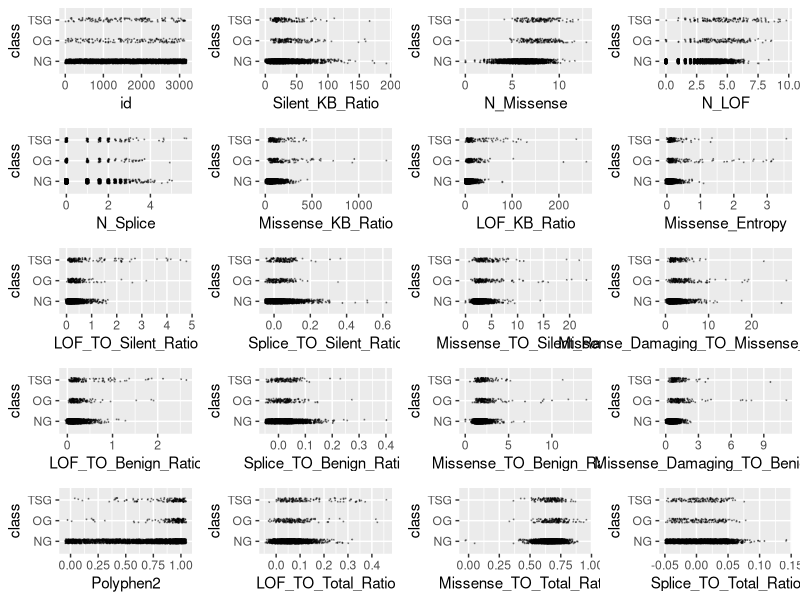
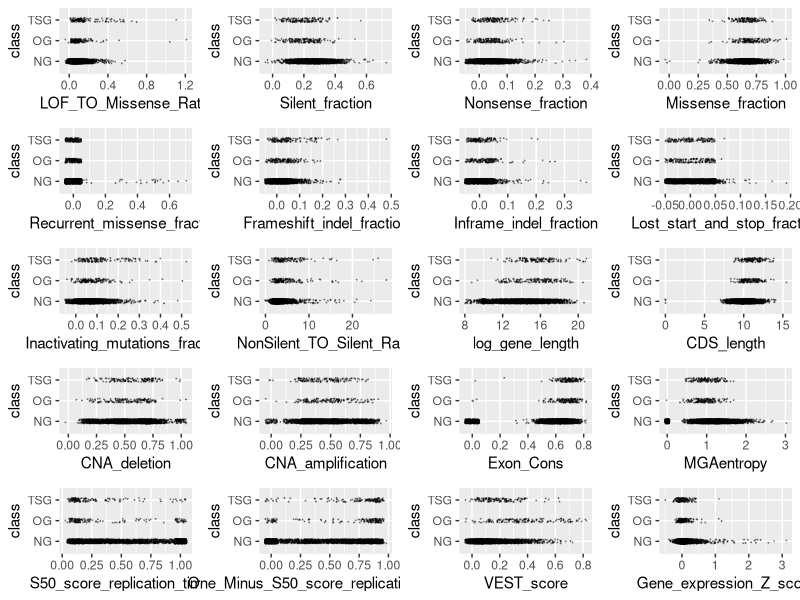
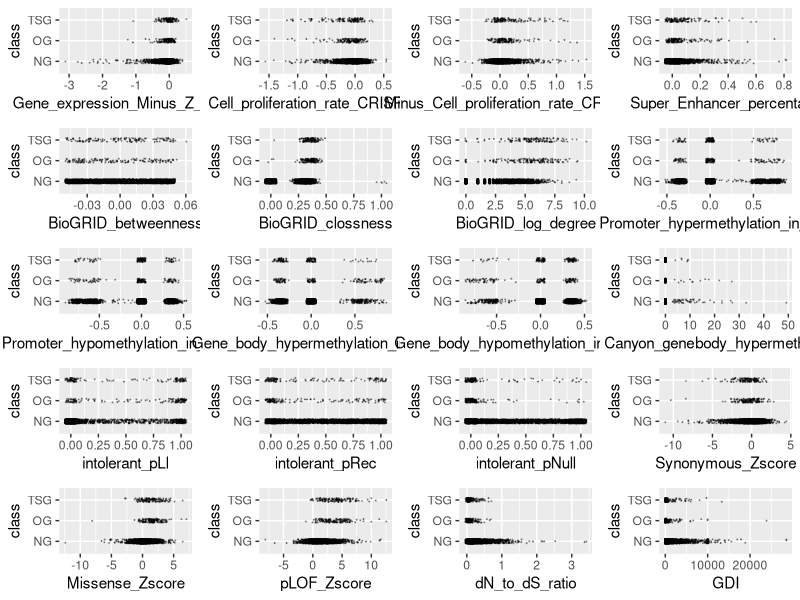
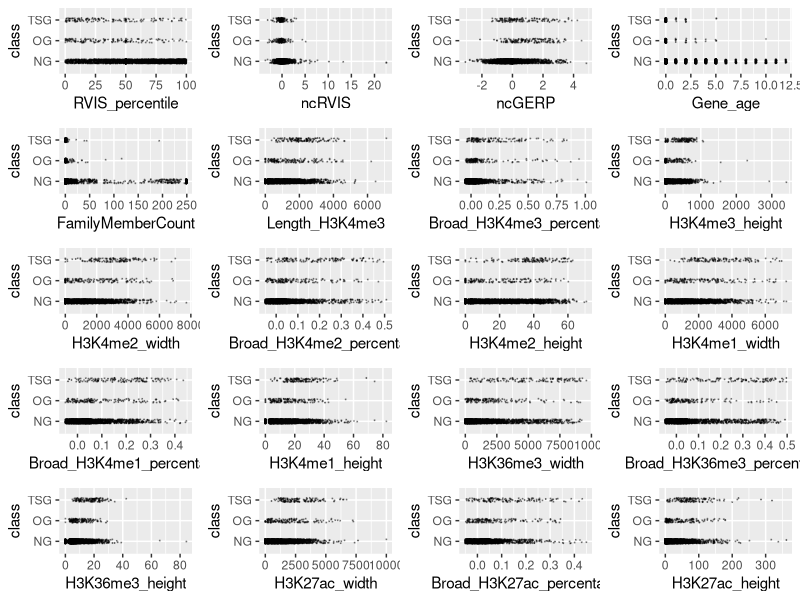
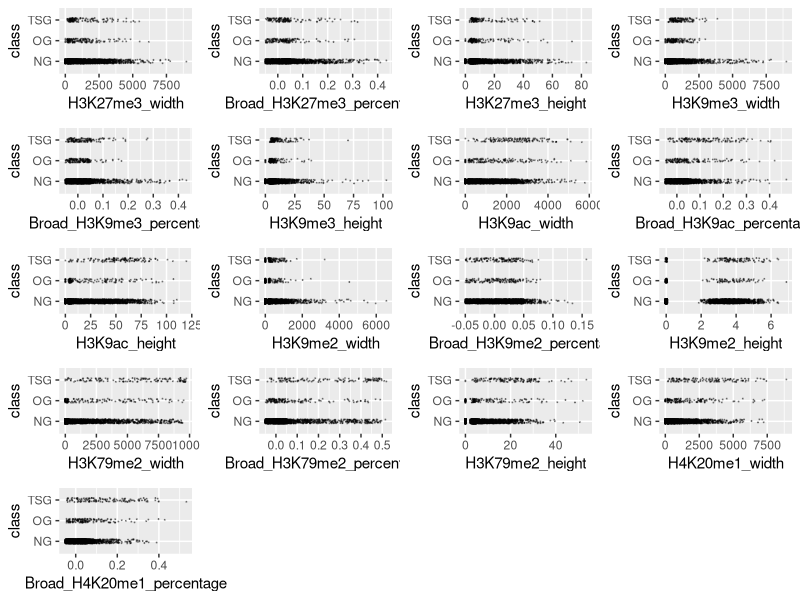
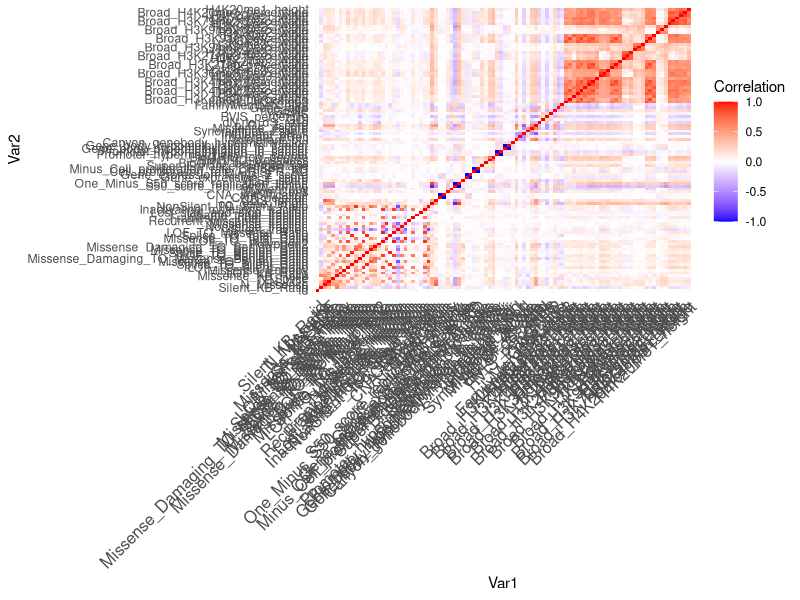
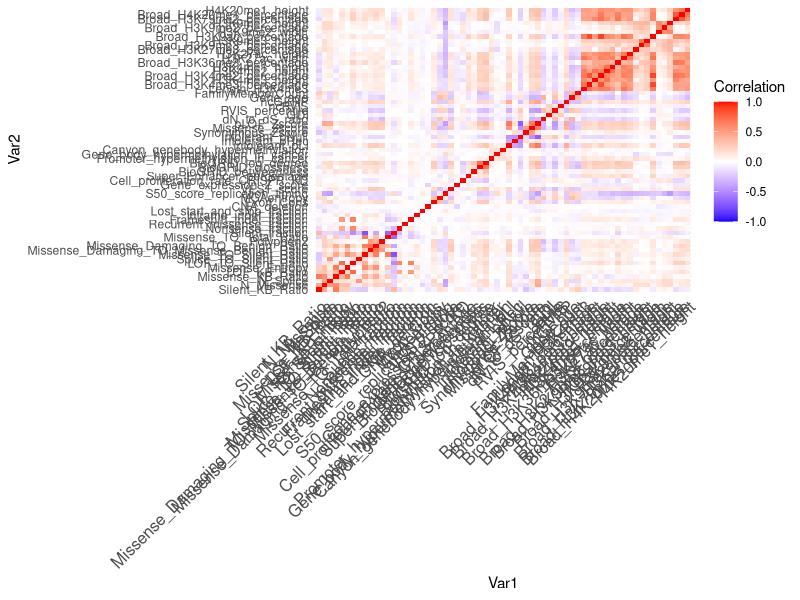
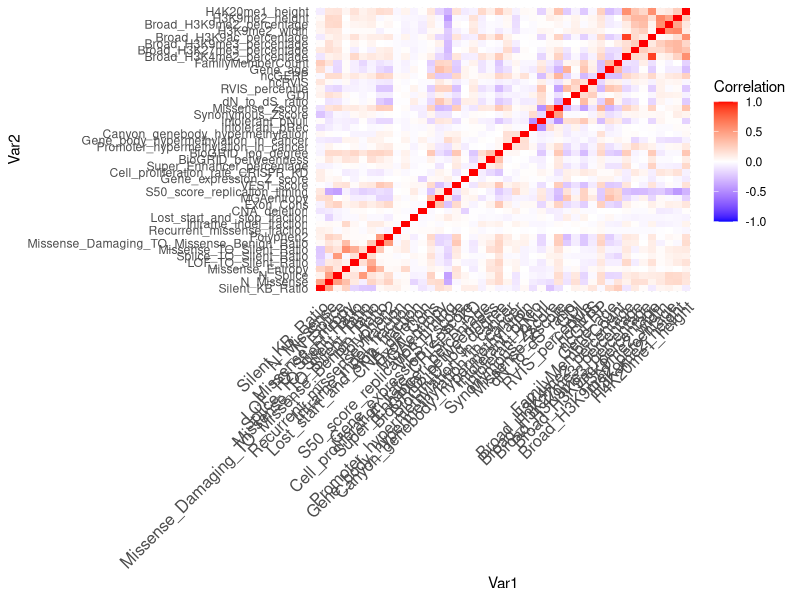

Generate these figures, in order, with R:
## ---- chunk 1
knitr::opts_chunk$set(echo = TRUE, comment = NA)
## ---- chunk 2
training <- read.csv("training.csv", stringsAsFactors = TRUE)
training$class <- factor(training$class)
levels(training$class) <- c("NG", "OG", "TSG")
# Create an outlier function
outlier <- function(data) {
  low <- mean(data) - 3 * sd(data)
  high <- mean(data) + 3 * sd(data)
  which(data < low | data > high)
}
# library(ggplot2)
# scatter <- function(var) {
#   ggplot(training, aes_string(var, "class")) +
#     geom_jitter(width = 0.05, height = 0.1, size = 0.1,
#                 colour = rgb(0, 0, 0, alpha = 1 / 3))
# }
# scat_plot <- lapply(names(training)[-99], scatter)
# library(gridExtra)
# grid.arrange(grobs = scat_plot[1:20], ncol = 4)
# grid.arrange(grobs = scat_plot[21:40], ncol = 4)
# grid.arrange(grobs = scat_plot[41:60], ncol = 4)
# grid.arrange(grobs = scat_plot[61:80], ncol = 4)
# grid.arrange(grobs = scat_plot[81:98], ncol = 4)
outliers <- table(unlist(lapply(training[,-99], outlier)))
outlier_index <- sort(outliers, decreasing = TRUE)
# Remove 50 most common outliers (i.e. outliers across multiple predictors)
training <- training[-as.numeric(names(outlier_index)[1:50]),]

# The below variables had outstanding outliers which we chose to remove
sort(training$Missense_TO_Silent_Ratio, decreasing = TRUE)[1:10]
training <- training[-which(training$Missense_TO_Silent_Ratio > 100), ]
sort(training$Missense_KB_Ratio, decreasing = TRUE)[1:10]
training <- training[-which(training$Missense_KB_Ratio > 2000), ]
sort(training$LOF_TO_Silent_Ratio, decreasing = TRUE)[1:10]
training <- training[-which(training$LOF_TO_Silent_Ratio > 5), ]
sort(training$Gene_expression_Z_score, decreasing = TRUE)[1:10]
training <- training[-which(training$Gene_expression_Z_score > 4), ]
sort(training$dN_to_dS_ratio, decreasing = TRUE)[1:10]
training <- training[-which(training$dN_to_dS_ratio > 5),]
sort(training$Silent_KB_Ratio, decreasing = TRUE)[1:10]
training <- training[-which(training$Silent_KB_Ratio > 200), ]
sort(training$Lost_start_and_stop_fraction, decreasing = TRUE)[1:10]
training <- training[-which(training$Lost_start_and_stop_fraction > 0.2),]
sort(training$Synonymous_Zscore, decreasing = FALSE)[1:10]
training <- training[-which(training$Synonymous_Zscore < -15), ]
numeric_training <- training[,-99]

# Lots of zeroes for some observations, so removed those observations with quite a few zeroes across predictor variables
n_zeroes <- rep(NA, nrow(numeric_training))

for(i in seq_len(nrow(numeric_training))){
  row_i_zeroes <- 0
  for(j in seq_len(ncol(numeric_training))){
    if(round(numeric_training[i,j], digits = 5) == 0){
      row_i_zeroes <- row_i_zeroes + 1
    }
  }
  n_zeroes[i] <- row_i_zeroes
}
training <- training[n_zeroes <= ncol(training) / 2, ]
## ---- chunk 3
library(ggplot2)
scatter <- function(var) {
  ggplot(training, aes_string(var, "class")) +
    geom_jitter(width = 0.05, height = 0.1, size = 0.1,
                colour = rgb(0, 0, 0, alpha = 1 / 3))
}
scat_plot <- lapply(names(training)[-98], scatter)
library(gridExtra)
grid.arrange(grobs = scat_plot[1:20], ncol = 4)
grid.arrange(grobs = scat_plot[21:40], ncol = 4)
grid.arrange(grobs = scat_plot[41:60], ncol = 4)
grid.arrange(grobs = scat_plot[61:80], ncol = 4)
grid.arrange(grobs = scat_plot[81:97], ncol = 4)
## ---- chunk 4
library(dplyr)
#function to calculate wca
score <- function (conf_mat) {
  print(sum(diag(conf_mat) * c(1, 20, 20)))
  print(sum(diag(conf_mat) * c(1, 20, 20)) / sum(apply(conf_mat, 2, sum) * c(1, 20, 20)))
}

# Set new threshold to account for unbalanced data
classify <- function(probs, k) {
  if (any(probs[2:3] > k)) {
    subset <- probs[2:3]
    output <- which(subset == max(subset))
    if (length(output) > 1) {
        output <- sample(1:2, 1)
    }
  } else {
    output <- 0
  }
  output
}
## ---- chunk 5
library(dplyr)
library(caret)
set.seed(12)
# sig <- logical(97)
# names(sig) <- names(training)[-98]
# k <- 1
# diffs <- logical(97)
# for (var in names(training)[-98]) {
#   model <- aov(training[[var]] ~ factor(training$class))
#   sig[k] <- summary(model)[[1]][1, 5]
#   diffs[k] <- all(TukeyHSD(model)$`factor(training$class)`[, 4] < 0.05 / 97)
#   k <- k + 1
# }
# sort(sig[diffs])
# score <- function (conf_mat) {
#   sum(diag(conf_mat) * c(1, 20, 20)) / sum(apply(conf_mat, 2, sum) * c(1, 20, 20))
# }
# 
# sig_terms <- names(sort(sig[diffs]))
# combo_terms <- table(c(terms, sig_terms)) == 2
# final_terms <- names(combo_terms[combo_terms])
# term_mat <- cor(training %>% select(all_of(final_terms)))
# ind_terms <- final_terms[-c(1, 3, 4, 5, 10, 11, 13, 14, 15, 17)]
vars <- training
cor_mtx <- round(cor(vars[, names(vars) != "class"]), 2)
library(reshape2)
melted_cor_mtx <- melt(cor_mtx)
cor_heatmap <- ggplot(data = melted_cor_mtx, aes(x = Var1, y = Var2, fill = value)) + geom_tile()
cor_heatmap <- cor_heatmap +
  scale_fill_gradient2(low = "blue", high = "red", mid = "white",
                       midpoint = 0, limit = c(-1, 1), space = "Lab", name="Correlation") + 
  theme_minimal() +
  theme(axis.text.x = element_text(angle = 45, vjust = 1, size = 12, hjust = 1))
cor_heatmap

which(abs(cor_mtx) > 0.75, arr.ind = TRUE)
# Eliminate all but one of a set of variables highly correlated with one another
correlated <- c("id", "N_LOF", "CDS_length", "LOF_TO_Benign_Ratio",
                "LOF_TO_Total_Ratio", "LOF_TO_Missense_Ratio",
                "Inactivating_mutations_fraction", "Splice_TO_Benign_Ratio",
                "Splice_TO_Total_Ratio", "Missense_TO_Benign_Ratio",
                "NonSilent_TO_Silent_Ratio", "Missense_fraction",
                "One_Minus_S50_score_replication_timing", "CNA_amplification",
                "Gene_expression_Minus_Z_score", "log_gene_length",
                "Minus_Cell_proliferation_rate_CRISPR_KD",
                "Promoter_hypomethylation_in_cancer",
                "Gene_body_hypomethylation_in_cancer",
                "H3K4me2_width", "H3K9ac_width", "H3K9ac_height",
                "Broad_H3K4me1_percentage",
                "Broad_H3K27ac_percentage", "H3K4me1_width",
                "H3K36me3_width", "H3K36me3_height",
                "H3K27me3_width", "H3K27me3_height", "H3K9me3_width",
                "H3K79me2_width", "H3K79me2_height", "H4K20me1_width")
vars <- vars[, !(names(training) %in% correlated)]
cor_mtx <- round(cor(vars[, names(vars) != "class"]), 2)
melted_cor_mtx <- melt(cor_mtx)
cor_heatmap <- ggplot(data = melted_cor_mtx, aes(x = Var1, y = Var2, fill = value)) + geom_tile()
cor_heatmap <- cor_heatmap +
  scale_fill_gradient2(low = "blue", high = "red", mid = "white",
                       midpoint = 0, limit = c(-1, 1), space = "Lab", name="Correlation") + 
  theme_minimal() +
  theme(axis.text.x = element_text(angle = 45, vjust = 1, size = 12, hjust = 1))
cor_heatmap


which(abs(cor_mtx) > 0.6, arr.ind = TRUE)
# Eliminate all but one of a set of variables highly correlated with one another
second_correlated <- c("Missense_KB_Ratio", "LOF_KB_Ratio", "Nonsense_fraction",
                       "Frameshift_indel_fraction",
                       "Missense_Damaging_TO_Benign_Ratio",
                       "Missense_TO_Total_Ratio", "Silent_fraction",
                       "BioGRID_clossness", "pLOF_Zscore",
                       "Length_H3K4me3", "Broad_H3K4me3_percentage","H3K4me2_height",
                       "H3K4me3_height", "H3K27ac_width", "H3K27ac_height",
                       "H3K4me1_height", "H3K9me3_height",
                       "Broad_H3K79me2_percentage", "intolerant_pLI",
                       "Broad_H4K20me1_percentage", "Broad_H3K36me3_percentage")

vars <- vars[, !(names(vars) %in% second_correlated)]

cor_mtx <- round(cor(vars[, names(vars) != "class"]), 2)
library(reshape2)
melted_cor_mtx <- melt(cor_mtx)
cor_heatmap <- ggplot(data = melted_cor_mtx, aes(x = Var1, y = Var2, fill = value)) + geom_tile()
cor_heatmap <- cor_heatmap +
  scale_fill_gradient2(low = "blue", high = "red", mid = "white",
                       midpoint = 0, limit = c(-1, 1), space = "Lab", name="Correlation") + 
  theme_minimal() +
  theme(axis.text.x = element_text(angle = 45, vjust = 1, size = 12, hjust = 1))
cor_heatmap
set.seed(12)
mn <- nnet::multinom(class ~ ., data = vars, model = TRUE)
tidymn <- broom::tidy(mn) %>% arrange(p.value)
tidymn <- tidymn %>% filter(p.value < 0.05 / nrow(tidymn))
terms <- unique(tidymn$term)[-1]
terms
cor_mtx <- round(cor(vars[, names(vars) != "class"]), 2)
library(reshape2)
melted_cor_mtx <- melt(cor_mtx)
cor_heatmap <- ggplot(data = melted_cor_mtx, aes(x = Var1, y = Var2, fill = value)) + geom_tile()
cor_heatmap <- cor_heatmap +
  scale_fill_gradient2(low = "blue", high = "red", mid = "white",
                       midpoint = 0, limit = c(-1, 1), space = "Lab", name="Correlation") + 
  theme_minimal() +
  theme(axis.text.x = element_text(angle = 45, vjust = 1, size = 12, hjust = 1))
cor_heatmap
## ---- chunk 6
vars <- training %>% select(all_of(terms), class)
set.seed(217)
thresh_list <- list()
length(thresh_list) <- 10
j <- 1
# for() loop to validate post cross-validation with WCA and varying thresholds
for (rand in ceiling(runif(10, min = 1, max = 10000000))) {
  set.seed(rand)
  vars_split <- createDataPartition(vars$class, p = 0.8, list = FALSE)
  vars_train <- vars[vars_split, ]
  vars_test <- vars[-vars_split, ]
  
  train_cont <- trainControl(method = "cv", number = 5, classProbs = TRUE, savePredictions = TRUE)
  lda_ft <- train(class ~ ., data = vars_train, method = "lda", preProc = c("center", "scale"),
                  trControl = train_cont)
  preds <- predict(lda_ft, newdata = vars_test, type = "prob")
  scores <- numeric(100)
  for (i in seq(from = 0.001, to = 0.1, by = 0.001)) {
    lda_mod <- table("pred"=apply(preds, 1, classify, k = i), "obs" = vars_test$class)
    lda_mod
    scores[i*1000] <- score(lda_mod)
  }
  thresh_list[[j]] <- scores
  j <- j + 1
}

# Plot WCA as a function of threshold for various seeds to see best threshold
thresh_vals <- c(0.001, 0.0025, 0.005, 0.01, 0.025, 0.05, 0.1)
plot(thresh_list[[1]] ~ seq(from = 0.001, to = 0.1, by = 0.001),
     type = "l", ylim = c(0.6, 0.9), col = rgb(0, 0, 0, alpha = 0.5),
     xaxt = "n", ylab = "WCA Percentage",
     xlab = "Threshold for Choosing Between (0) and (1 and 2)")
for (i in 2:10) {
  red <- 0
  green <- 0
  blue <- 0
  if (i %% 4 == 1) {red <- 0.5}
  if (i %% 4 == 2) {green <- 0.5}
  if (i %% 4 == 3) {blue <- 0.5}
  lines(seq(from = 0.001, to = 0.1, by = 0.001), thresh_list[[i]],
        col = rgb(red, green, blue, alpha = 0.5))
  
}
abline(v = thresh_vals, col = rgb(0, 0, 0, alpha = 0.5))
points(unlist(lapply(thresh_list, which.max)) * 0.001, unlist(lapply(thresh_list, max)),
       pch = 19, cex = 0.5)
axis(side = 1, at = thresh_vals, cex.axis = 0.75, las = 2)
best_thresh <- unlist(lapply(thresh_list, which.max))
median(best_thresh * 0.001)
thresh_val_scores <- matrix(nrow = 10, ncol = length(thresh_vals))
colnames(thresh_val_scores) <- thresh_vals
for (i in 1:10) {
  thresh_val_scores[i, ] <- thresh_list[[i]][thresh_vals * 1000]
}
apply(thresh_val_scores, 2, mean)
# Use threshold of 0.005 for determining when to classify as OG or TSG (highest peak)
set.seed(1248)
vars_split <- createDataPartition(vars$class, p = 0.8, list = FALSE)
vars_train <- vars[vars_split, ]
vars_test <- vars[-vars_split, ]
train_cont <- trainControl(method = "cv", number = 5,
                           classProbs = TRUE, savePredictions = TRUE)
lda_ft <- train(class ~ ., data = vars_train, method = "lda",
                preProc = c("center", "scale"), trControl = train_cont)
preds <- predict(lda_ft, newdata = vars_test, type = "prob")
lda_mod <- table("pred" = apply(preds, 1, classify, k = 0.005),
                 "obs" = vars_test$class)
lda_mod
score(lda_mod)
## ---- chunk 7
# Write prediction model on test data
tests <- read.csv("test.csv")
preds <- predict(lda_ft, newdata = tests, type = "prob")
preds <- apply(preds, 1, classify, k = 0.005)
names(preds) <- tests$id
csv_file <- data.frame(id = tests$id,
                       class = preds)
# write.csv(csv_file, "modelpredictions13.csv", row.names = FALSE)
best_mod <- read.csv("modelpredictions12.csv")
table("Best Model" = best_mod$class, csv_file$class)
mean(best_mod$class == csv_file$class)
